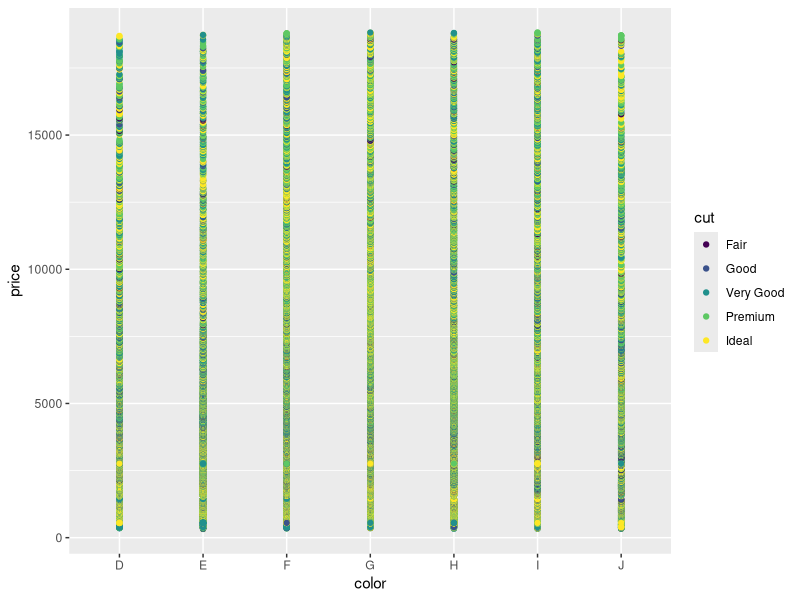
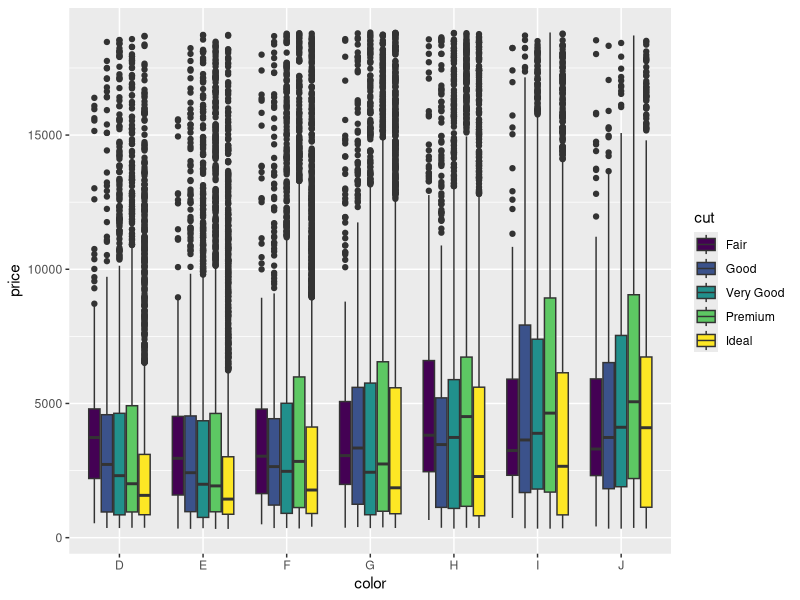
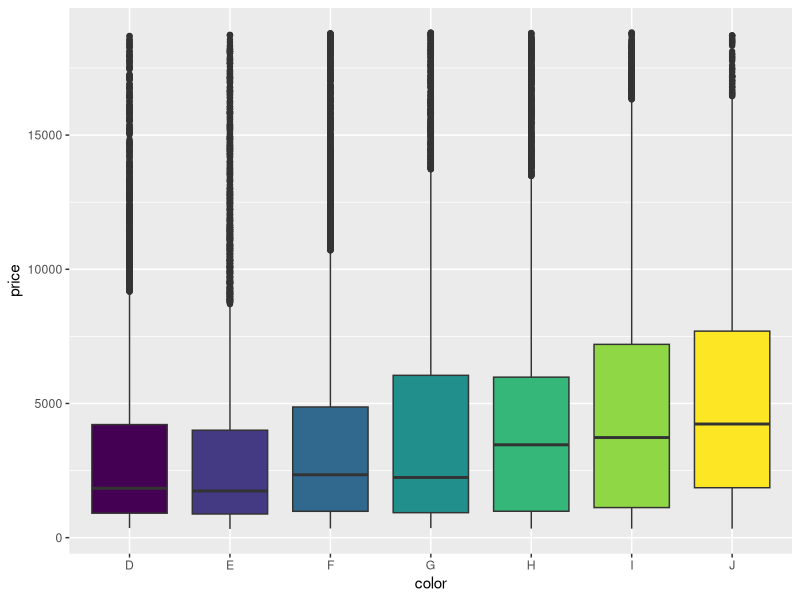
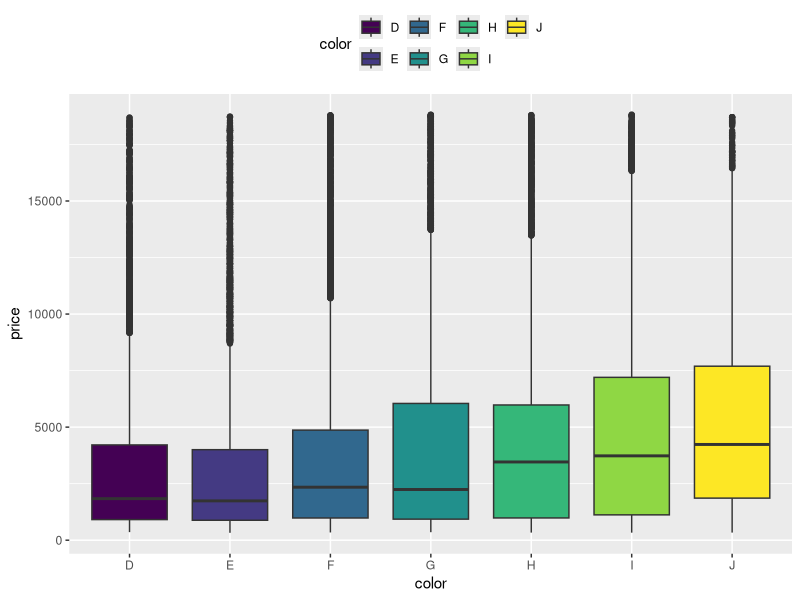
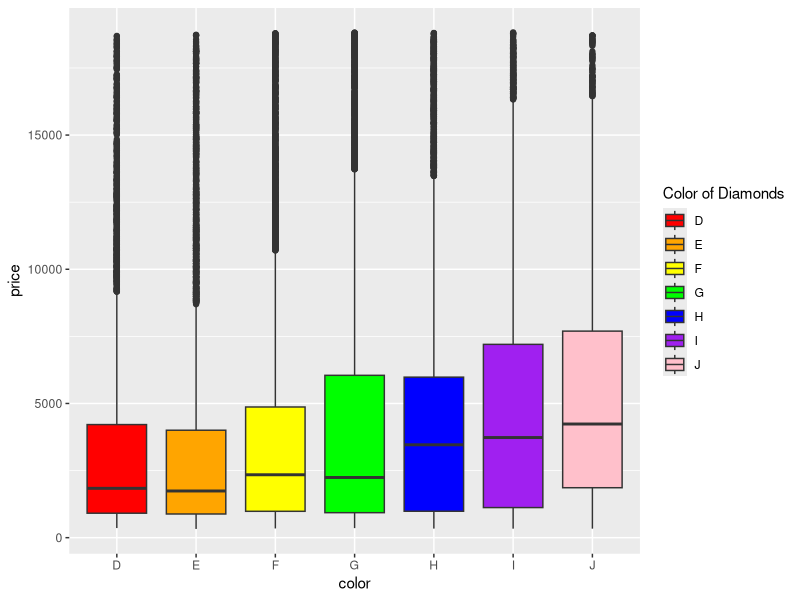
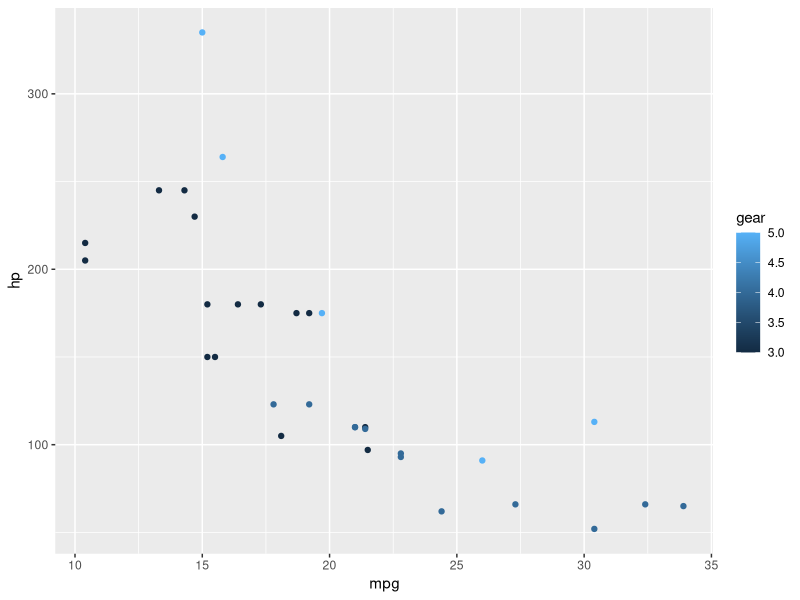
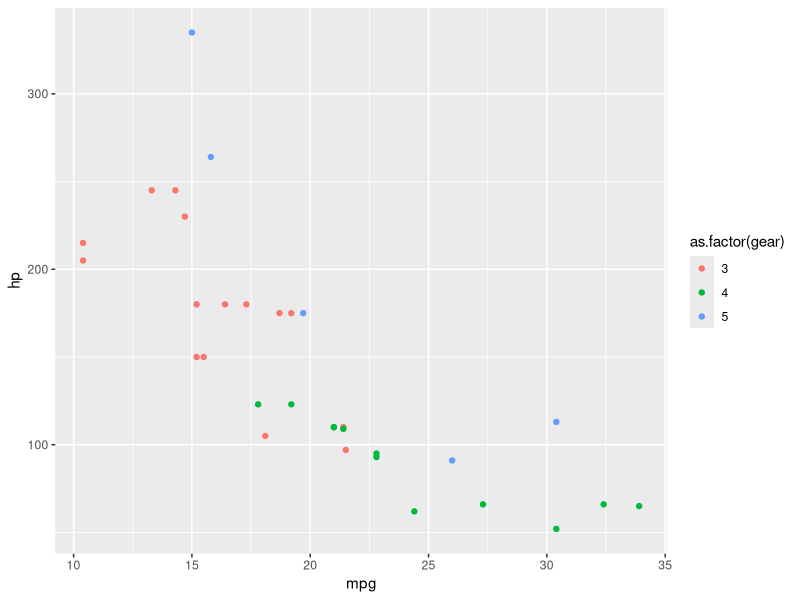
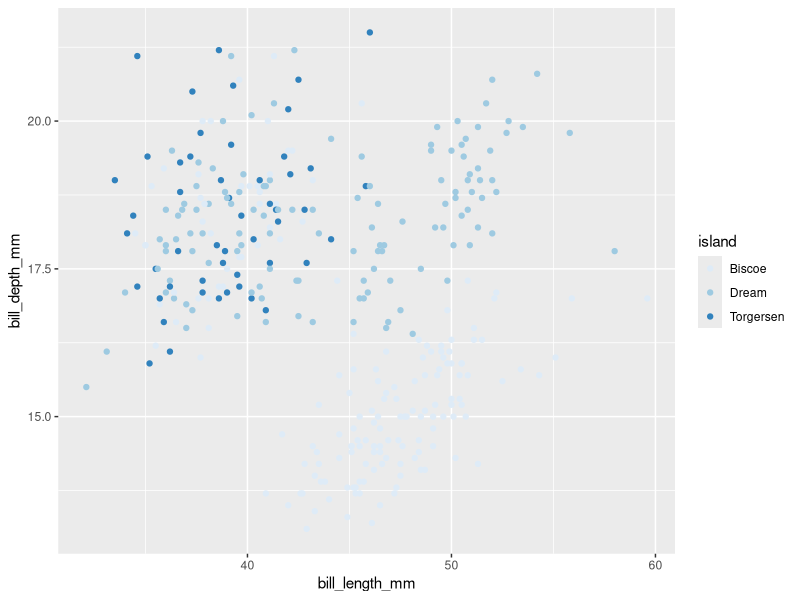

The R script that drew these images, in order:
## ---- chunk 1
library(tidyverse)
ggplot(diamonds, aes(color, price, color= cut))+ geom_point()# not super helpful 
ggplot(diamonds, aes(color, price, fill=cut)) + geom_boxplot()
## ---- chunk 2
ggplot(diamonds, aes(color, price, fill=color))+geom_boxplot()+theme(legend.position="none")
## ---- chunk 3
ggplot(diamonds, aes(color, price, fill=color))+geom_boxplot()+theme(legend.position="top")
## ---- chunk 4
ggplot(diamonds, aes(color, price, fill=color))+geom_boxplot()+ scale_fill_manual(values= c("red", "orange", "yellow", "green", "blue", "purple", "pink"),name= "Color of Diamonds")

## ---- chunk 5
data(mtcars) 
ggplot(mtcars, aes(mpg, hp, color=gear))+ geom_point()
ggplot(mtcars, aes(mpg, hp, color=as.factor(gear)))+geom_point()
## ---- chunk 6
library(palmerpenguins)
data(penguins)
ggplot(penguins, aes(bill_length_mm, bill_depth_mm, color=island))+ geom_point()+scale_color_brewer(palette="Blues")
## ---- chunk 7
ggplot(penguins, aes(bill_length_mm, bill_depth_mm, color=island))+ geom_point()+scale_color_brewer(palette="Blues")+theme(legend.position="top")
## ---- chunk 8
ggplot(penguins, aes(bill_length_mm, bill_depth_mm, color=island))+ geom_point()+scale_color_brewer(palette="Blues")+theme(legend.position="none")
## ---- chunk 9
ggplot(penguins, aes(bill_length_mm, bill_depth_mm, color=island))+ geom_point()+scale_color_brewer(palette="Blues", name="island habitat")+theme(legend.position="top")
## ---- chunk 10
library(viridis)
ggplot(penguins, aes(bill_length_mm, bill_depth_mm, color=flipper_length_mm))+geom_point()+scale_color_viridis(discrete= FALSE, option="magma")
## ---- chunk 11
ggplot(diamonds, aes(color, price, color= cut))+ geom_boxplot()+ facet_wrap(~cut)
## ---- chunk 12
colorPriceGraph<- ggplot(diamonds, aes(color, price, color=cut))+ geom_boxplot()
colorPriceGraph+ facet_wrap(~cut)
## ---- chunk 13
levels(diamonds$cut)<- c("Fair Cut", "Good Cut", "Very Good Cut", "Premium Cut", "Ideal Cut")
ggplot(diamonds, aes(color, price, color=cut))+ geom_boxplot()+facet_wrap(~ cut)
## ---- chunk 14
labels<- c( "Fair Cut"= "Fair", "Good Cut"= "Good", "Very Good Cut"= "Very Good", "Premium Cut"= "Premium", "Ideal Cut"= "Ideal")
ggplot(diamonds, aes(color, price, color=cut))+geom_boxplot()+ facet_wrap(~cut, labeller= as_labeller(x = labels))
## ---- chunk 15
ggplot(mtcars, aes(mpg, hp, color=as.factor(gear)))+ geom_point()+facet_wrap(~gear)
## ---- chunk 16
ggplotExample<- ggplot(penguins, aes(species, flipper_length_mm, fill= island))+ geom_boxplot()+ scale_fill_viridis(discrete=TRUE, option="magma", name="Island Name")+theme_classic()+ ggtitle(label = "Penguin Flipper Length Across Species and Islands")+ xlab("Species Name")+ ylab("Flipper Length in Millimeters")+theme(text = element_text(family="Times New Roman", size = 18, face="bold"))
ggplotExample
## ---- chunk 17
ggsave("PenguinFlipperLength.tiff", width= 10, height=10, units= "in", dpi=300)
